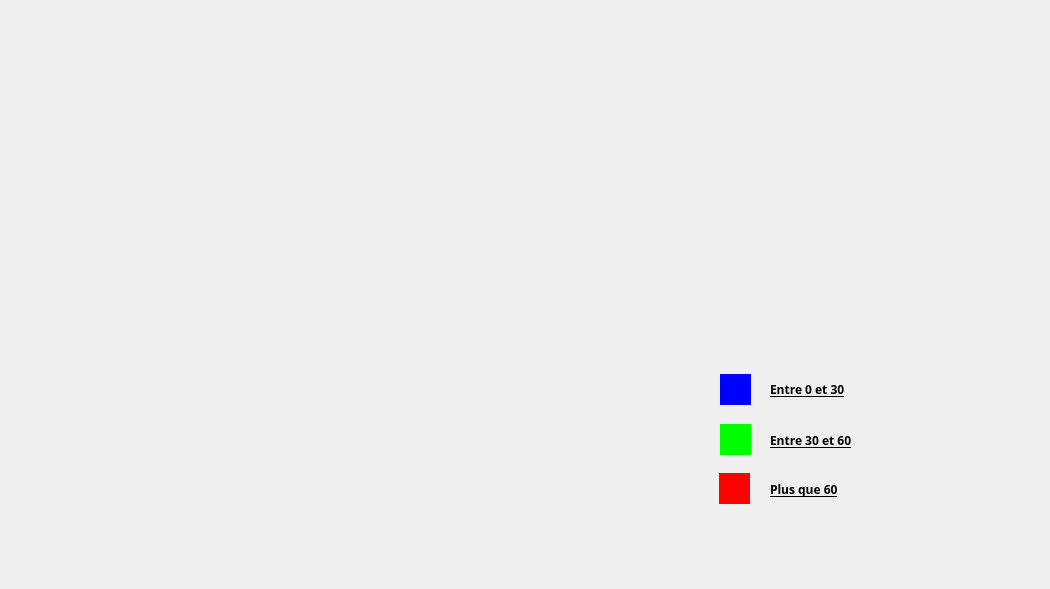
<?xml version="1.0" encoding="UTF-8"?>
<ui version="4.0">
 <class>Dialog</class>
 <widget class="QDialog" name="Dialog">
  <property name="geometry">
   <rect>
    <x>0</x>
    <y>0</y>
    <width>1050</width>
    <height>589</height>
   </rect>
  </property>
  <property name="windowTitle">
   <string>Dialog</string>
  </property>
  <widget class="QPushButton" name="stat_joueur">
   <property name="geometry">
    <rect>
     <x>969</x>
     <y>634</y>
     <width>141</width>
     <height>51</height>
    </rect>
   </property>
   <property name="styleSheet">
    <string notr="true">border-image: url(:/images/Images/pb_stat.png);</string>
   </property>
   <property name="text">
    <string/>
   </property>
  </widget>
  <widget class="QWidget" name="widget_b" native="true">
   <property name="geometry">
    <rect>
     <x>720</x>
     <y>374</y>
     <width>31</width>
     <height>31</height>
    </rect>
   </property>
   <property name="styleSheet">
    <string notr="true">
background-color: rgb(0, 0, 255);</string>
   </property>
  </widget>
  <widget class="QWidget" name="widget_g" native="true">
   <property name="geometry">
    <rect>
     <x>720</x>
     <y>424</y>
     <width>31</width>
     <height>31</height>
    </rect>
   </property>
   <property name="styleSheet">
    <string notr="true">background-color: rgb(0, 255, 0);</string>
   </property>
  </widget>
  <widget class="QWidget" name="widget_r" native="true">
   <property name="geometry">
    <rect>
     <x>719</x>
     <y>473</y>
     <width>31</width>
     <height>31</height>
    </rect>
   </property>
   <property name="styleSheet">
    <string notr="true">background-color: rgb(255, 0, 0);</string>
   </property>
  </widget>
  <widget class="piechart" name="widget" native="true">
   <property name="geometry">
    <rect>
     <x>69</x>
     <y>44</y>
     <width>641</width>
     <height>461</height>
    </rect>
   </property>
  </widget>
  <widget class="QLabel" name="label_b">
   <property name="geometry">
    <rect>
     <x>770</x>
     <y>374</y>
     <width>151</width>
     <height>31</height>
    </rect>
   </property>
   <property name="font">
    <font>
     <family>8514oem</family>
     <weight>75</weight>
     <italic>false</italic>
     <bold>true</bold>
     <underline>true</underline>
    </font>
   </property>
   <property name="text">
    <string>Entre 0 et 30</string>
   </property>
  </widget>
  <widget class="QLabel" name="label_r">
   <property name="geometry">
    <rect>
     <x>770</x>
     <y>474</y>
     <width>141</width>
     <height>31</height>
    </rect>
   </property>
   <property name="font">
    <font>
     <family>8514oem</family>
     <weight>75</weight>
     <italic>false</italic>
     <bold>true</bold>
     <underline>true</underline>
    </font>
   </property>
   <property name="text">
    <string>Plus que 60</string>
   </property>
  </widget>
  <widget class="QLabel" name="label_g">
   <property name="geometry">
    <rect>
     <x>770</x>
     <y>420</y>
     <width>161</width>
     <height>41</height>
    </rect>
   </property>
   <property name="font">
    <font>
     <family>8514oem</family>
     <weight>75</weight>
     <italic>false</italic>
     <bold>true</bold>
     <underline>true</underline>
    </font>
   </property>
   <property name="text">
    <string>Entre 30 et 60</string>
   </property>
  </widget>
 </widget>
 <customwidgets>
  <customwidget>
   <class>piechart</class>
   <extends>QWidget</extends>
   <header>piechart.h</header>
   <container>1</container>
  </customwidget>
 </customwidgets>
 <resources/>
 <connections/>
</ui>
